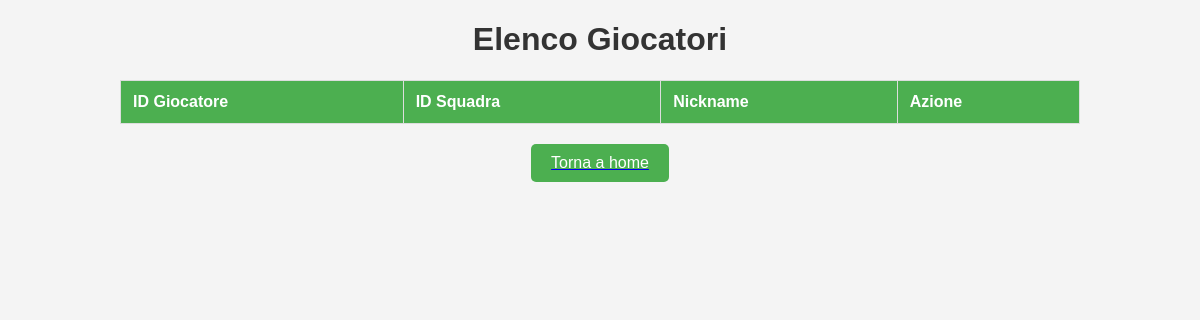
The app's page /phpAPI/php/visualizzagiocatori.php, older data.
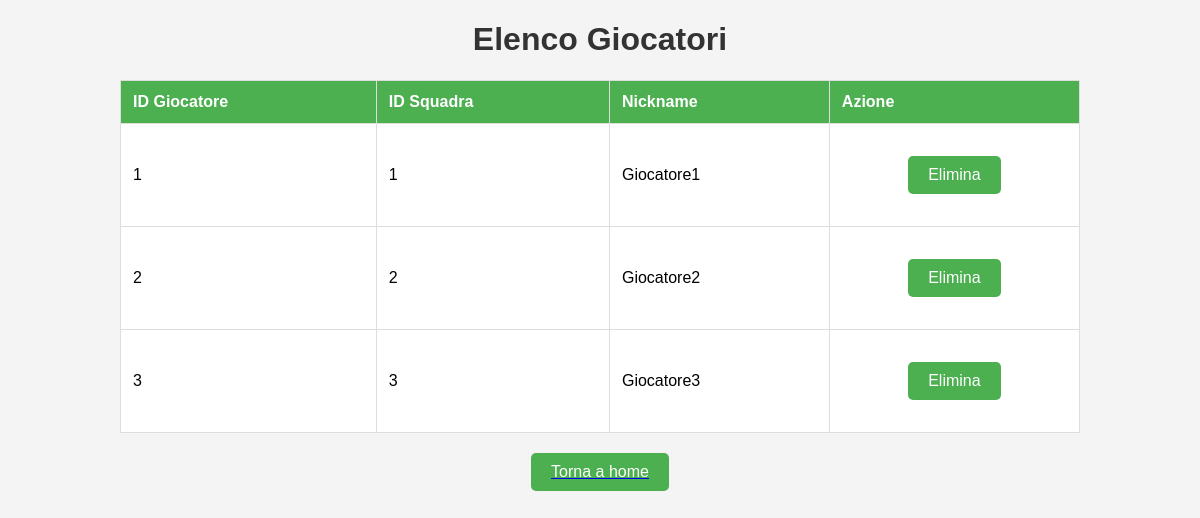
The same page, newer data.
### tables this page shows
CREATE TABLE IF NOT EXISTS Giocatore (
    GiocatoriID INT PRIMARY KEY AUTO_INCREMENT,
    SquadraID VARCHAR(255) REFERENCES Squadra(SquadraID),
    Nickname VARCHAR(255)

);

### phpAPI/php/visualizzagiocatori.php (the view, shortened to what this page needs)
<!DOCTYPE html>
<html lang="en">
<head>
</head>
<body>
<h1>Elenco Giocatori</h1>
<?php
$servername = "localhost";
$username = "root";
$password = "";
$dbname = "TeamTactiCoach";
$conn = new mysqli($servername, $username, $password, $dbname);
$sql = "SELECT * FROM Giocatore";
$result = $conn->query($sql);
    echo "<table border='1'>
            <tr>
                <th>ID Giocatore</th>
                <th>ID Squadra</th>
                <th>Nickname</th>
                <th>Azione</th>
            </tr>";
    while ($row = $result->fetch_assoc()) {
        echo "<tr id='row".$row["GiocatoriID"]."'>
                <td>" . $row["GiocatoriID"] . "</td>
                <td>" . $row["SquadraID"] . "</td>
                <td>" . $row["Nickname"] . "</td>
                <td><button class='delete' data-id='".$row["GiocatoriID"]."'>Elimina</button></td>
              </tr>";
    }
    echo "</table>";
?>
<a href="homeadmin.php"><button>Torna a home</button></a>
</body>
</html>

Row changes from the older to the newer data that the page shows:
added giocatore: GiocatoriID "1", SquadraID "1", Nickname "Giocatore1"
added giocatore: GiocatoriID "2", SquadraID "2", Nickname "Giocatore2"
added giocatore: GiocatoriID "3", SquadraID "3", Nickname "Giocatore3"
